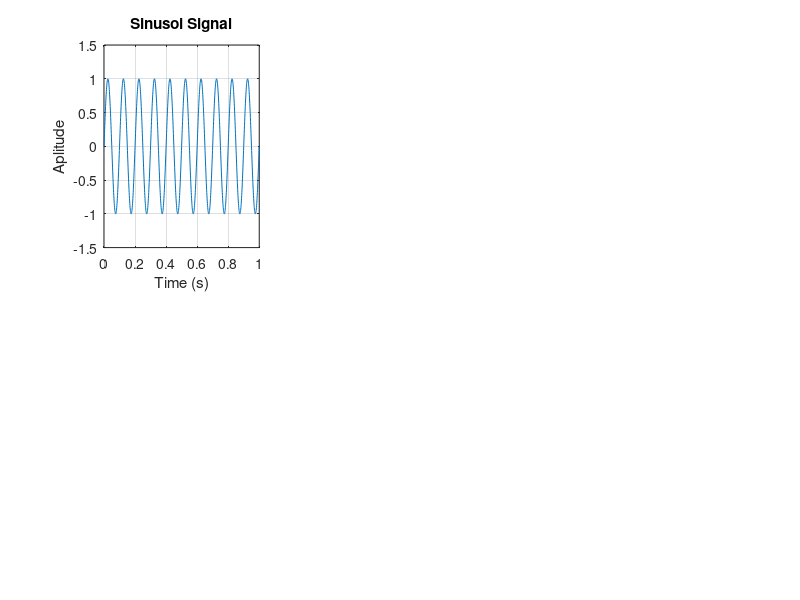

Write the MATLAB code that produced this figure.
% Sinusoidal Signal
clc
clear
close all

t = 0 : 0.001 : 1;

f = 10;

x = sin(2*pi*f*t);
subplot(2, 3, 1)
plot(t, x);
xlabel('Time (s)');
ylabel('Aplitude');
title('Sinusoi Signal');
axis([0, 1, -1.5, 1.5]);
grid on;
